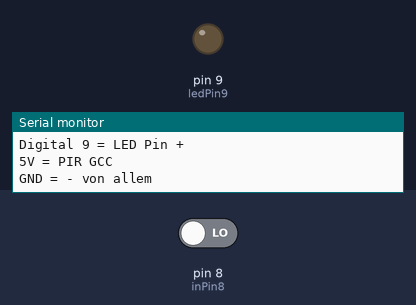
A sketch run on a simulated Arduino Uno, built with avr-gcc and run on an emulated ATmega328P. Shown: output pins drawn as LEDs (lit = HIGH), the last lines printed to the serial monitor. The test bench sets the inputs (shaded band); at power-on: pin 8 (inPin8) LOW.

Above: at 1.2 s.
1.3 s: pin 8 (inPin8) driven HIGH
At 2.6 s:
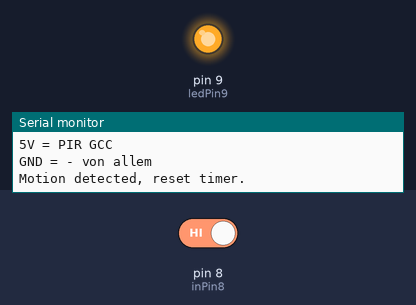
Timing chart, 0 to 4.3 s (numbered marks = the images above; inputs shaded):
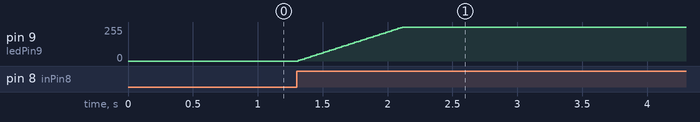

Measured:
- after the input at 1.3 s, pin 9 (ledPin9): moves from 0/255 to 255/255 over 0.80 s, starting at once

The sketch:

sketch_dec7a-tuer.ino
```cpp
#include <SoftPWM.h>
#define FADE 1000   //fade in ms
#define ledPin9 9   //Led Pin +

int inPin8 = 8;    //input pin from IR Sensor
int irVal = 0;    //ir sensor value
int timer = 0;    //programmable countdown timer
int dur = 0;     //duration in seconds

void setup() {
  SoftPWMBegin();
  Serial.begin(9600);
  Serial.println("- - -");
  Serial.println("Digital 8 = OUT - inPin for IR Sensor");
  Serial.println("Digital 9 = LED Pin +");
  Serial.println("5V = PIR GCC");
  Serial.println("GND = - von allem");
  SoftPWMSet(ledPin9, 0);
  SoftPWMSetFadeTime(ledPin9, FADE, FADE);

  pinMode(inPin8, INPUT);    //Input for IR Sensor
}

void loop() {
  irVal = digitalRead(inPin8); //read the IR Sensor value and store it
  if (irVal > 0) {
    dur = 10;
    readIRSensor(dur);
    irVal = 0;
  }
}

int readIRSensor(int duration) {
  timer = duration;
  ledOn(timer);
  Serial.println("LED OFF");
  SoftPWMSetPercent(ledPin9, 0);
  delay(100);
}

int ledOn(int dur) {
  for(int i = 0; i <= dur; i++) {
    SoftPWMSetPercent(ledPin9, 100);
    delay(1000);
    if(digitalRead(inPin8)) {
      Serial.println("Motion detected, reset timer.");
      i = 0;
    }
    if(i == 5) {
      Serial.println("PIR reset. Detection online.");
      SoftPWMSetPercent(ledPin9, 10);
      delay(500);
      SoftPWMSetPercent(ledPin9, 100);
    }
  }

}
```
